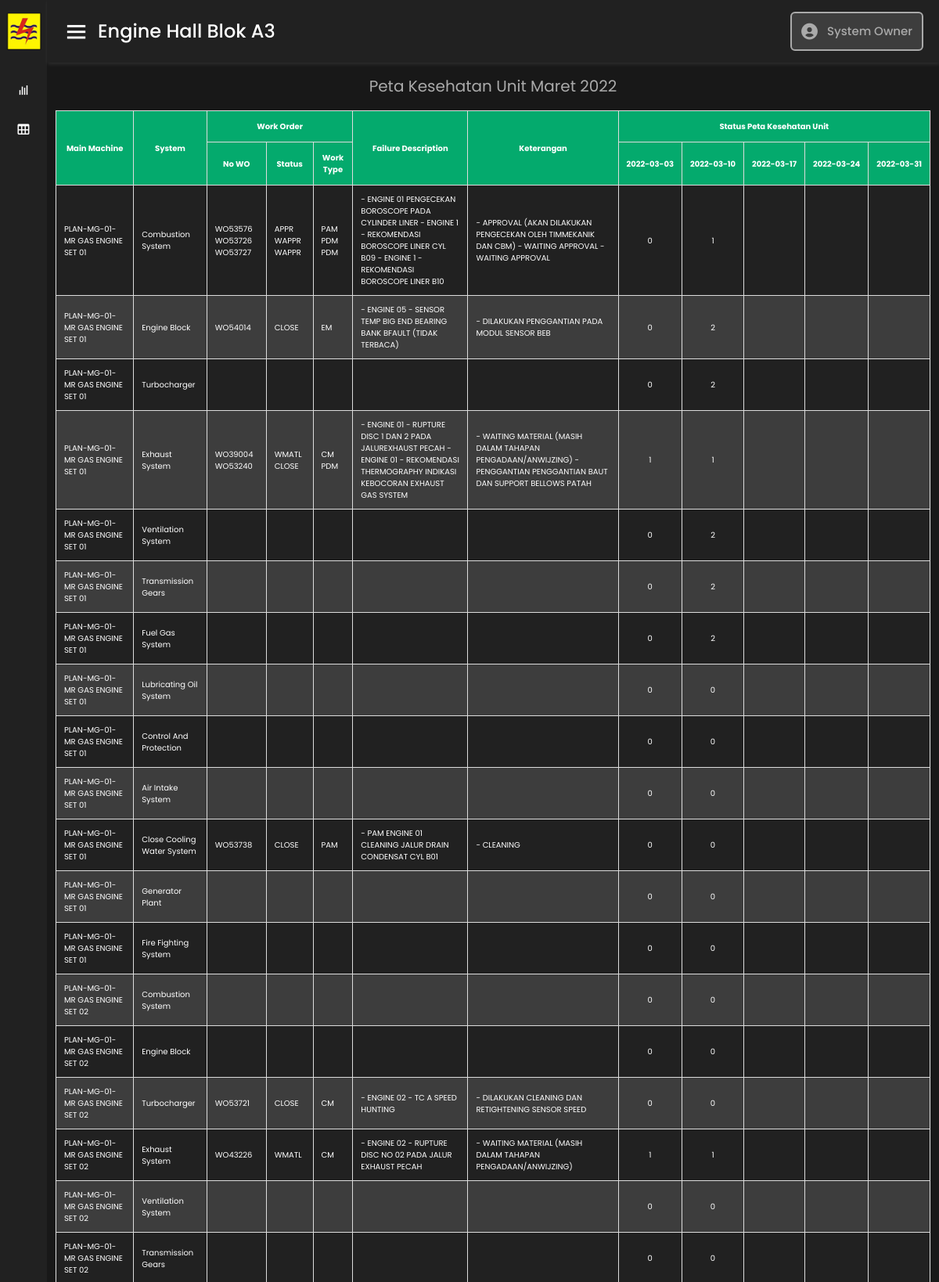
The page /pages/a3.php (upper part) on the database its author committed.
### tables this page shows
CREATE TABLE `jadwal` (
  `kode_jadwal` varchar(15) NOT NULL,
  `jadwal_1` date DEFAULT NULL,
  `jadwal_2` date DEFAULT NULL,
  `jadwal_3` date DEFAULT NULL,
  `jadwal_4` date DEFAULT NULL,
  `jadwal_5` date DEFAULT NULL
);

CREATE TABLE `a3` (
  `kode_unit` varchar(2) NOT NULL,
  `main_machine` varchar(32) NOT NULL,
  `system` varchar(26) NOT NULL,
  `no_wo` text DEFAULT NULL,
  `status` text DEFAULT NULL,
  `work_type` text DEFAULT NULL,
  `failure_description` text DEFAULT NULL,
  `keterangan` text DEFAULT NULL,
  `jadwal` varchar(15) NOT NULL,
  `kondisi_1` varchar(1) DEFAULT NULL,
  `kondisi_2` varchar(1) DEFAULT NULL,
  `kondisi_3` varchar(1) DEFAULT NULL,
  `kondisi_4` varchar(1) DEFAULT NULL,
  `kondisi_5` varchar(1) DEFAULT NULL
);

### pages/a3.php (the view, shortened to what this page needs)
<?php
include('../config/connect.php');
?>
<!DOCTYPE html>
<html lang="en">
<head>
    <link rel="stylesheet" href="../css/style.css">
    <link href='https://unpkg.com/boxicons@2.0.7/css/boxicons.min.css' rel='stylesheet'>
    <link href="https://cdn.jsdelivr.net/npm/bootstrap@5.1.3/dist/css/bootstrap.min.css" rel="stylesheet">
</head>
<body style="background: #181818;">
<div class="sidebar">
    <div class="logo-details">
        <i><img src="../material/icon.PNG" alt=""></i>
      <span class="logo_name"><img src="../material/logo.PNG" alt=""><br>UBJOM PLTMG ARUN</span>
    </div>
      <ul class="nav-links">
        <li>
          <a  href="/pku" class="active">
          <i class='bx bx-bar-chart'></i>
            <span class="links_name">Monitoring</span>
          </a>
        </li>
        <li>
          <a  href="#" class="active" data-bs-toggle="collapse" data-bs-target="#navbarToggleExternalContent" aria-controls="navbarToggleExternalContent" aria-expanded="false" aria-label="Toggle navigation">
          <i class='bx bx-table'></i>
            <span class="links_name">Engine Hall</span>
          </a>
        </li>
      </ul>
  </div>
  <section class="home-section">
    <nav>
      <div class="sidebar-button">
        <i class='bx bx-menu sidebarBtn'></i>
        <span class="dashboard">Engine Hall Blok A3</span>
      </div>
      <div class="profile-details">
      <i class='bx bxs-user-circle' ></i>
        <span class="admin_name">System Owner</span>
      </div>
    </nav>
      <div class="home-content">
        <div class="overview-boxes">
          <div class="judul">
        <?php
        $grafik  = mysqli_query($connect, "SELECT kode_jadwal from jadwal,a3 where a3.jadwal=jadwal.kode_jadwal group by jadwal");
        while ($p = mysqli_fetch_array($grafik)) {
          ?>
          <span>Peta Kesehatan Unit <?php echo $p['kode_jadwal']?></span>
          <?php } ?>
        </div>
        </div>
        <div class="overview-boxes" >
          <table id="customers" >
          <tr style="background-color: #04AA6D;">
    <th rowspan="2">Main Machine</th>
    <th rowspan="2">System</th>
    <th colspan="3">Work Order</th>
    <th rowspan="2">Failure Description</th>
    <th rowspan="2">Keterangan</th>
    <th colspan="5">Status Peta Kesehatan Unit</th>
  </tr>
  <tr style="background-color: #04AA6D;">
    <th>No WO</th>
    <th>Status</th>
    <th>Work Type</th>
    <?php
              $grafik  = mysqli_query($connect, "SELECT jadwal_1,jadwal_2,jadwal_3,jadwal_4,jadwal_5 FROM jadwal,a3 where a3.jadwal=jadwal.kode_jadwal group by jadwal");
              while ($p = mysqli_fetch_array($grafik)) {
        ?>
    <th style="white-space: nowrap;"><?php echo $p['jadwal_1']?></th>
    <th style="white-space: nowrap;"><?php echo $p['jadwal_2']?></th>
    <th style="white-space: nowrap;"><?php echo $p['jadwal_3']?></th>
    <th style="white-space: nowrap;"><?php echo $p['jadwal_4']?></th>
    <th style="white-space: nowrap;"><?php echo $p['jadwal_5']?></th>
    <?php } ?>
  </tr>
  <?php
               $grafik  = mysqli_query($connect, "SELECT * from a3");
               while ($p = mysqli_fetch_array($grafik)) {
  ?>
  <tr>
    <td><?php echo $p['main_machine']?></td>
    <td><?php echo $p['system']?></td>
    <td><?php echo $p['no_wo']?></td>
    <td><?php echo $p['status']?></td>
    <td><?php echo $p['work_type']?></td>
    <td><?php echo $p['failure_description']?></td>
    <td><?php echo $p['keterangan']?></td>
    <td style="text-align: center;"><?php echo $p['kondisi_1']?></td>
    <td style="text-align: center;"><?php echo $p['kondisi_2']?></td>
    <td style="text-align: center;"><?php echo $p['kondisi_3']?></td>
    <td style="text-align: center;"><?php echo $p['kondisi_4']?></td>
    <td style="text-align: center;"><?php echo $p['kondisi_5']?></td>
  </tr>
  <?php } ?>
          </table>
        </div>
      </div>
  </section>
</body>
</html>

### css/style.css (style rules this page uses)
* { margin: 0; padding: 0; box-sizing: border-box; font-family: 'Poppins', sans-serif; }
.sidebar { position: fixed; height: 100%; width: 240px; background: #212121; transition: all 0.5s ease; }
.sidebar .logo-details { height: 80px; display: flex; align-items: center; }
.sidebar .logo-details i { font-size: 28px; font-weight: 500; min-width: 60px; text-align: center; }
.sidebar .logo-details i img { height: 48px; width: 45px; }
.sidebar .logo-details .logo_name { font-size: 10px; font-weight: 400; color:#ffffff; }
.sidebar .nav-links { margin-top: 10px; padding-left: 0rem; }
.sidebar .nav-links li { position: relative; list-style: none; height: 50px; }
.sidebar .nav-links li a { height: 100%; width: 100%; display: flex; align-items: center; text-decoration: none; transition: all 0.4s ease; color:#ffffff; }
.sidebar .nav-links li i { min-width: 60px; text-align: center; font-size: 18px; }
.sidebar .nav-links li a .links_name { font-size: 15px; font-weight: 400; white-space: nowrap; }
.home-section { position: relative; min-height: 100vh; width: calc(100% - 240px); left: 240px; background: #181818; transition: all 0.5s ease; color:#ffffff; }
.home-section nav { display: flex; justify-content: space-between; height: 80px; background: #212121; align-items: center; position: fixed; width: calc(100% - 240px); left: 240px; z-index: 100; padding: 0 20px; box-shadow: 1px 2px 5px rgba(255, 255, 255, 0.1); transition: all 0.5s ease; }
.home-section nav .sidebar-button { display: flex; align-items: center; font-size: 24px; font-weight: 500; white-space: nowrap; }
nav .sidebar-button i { font-size: 35px; margin-right: 10px; }
.home-section nav .profile-details { display: flex; align-items: center; background: #3d3d3d; border: 2px solid #aaaaaa; border-radius: 6px; height: 50px; min-width: 170px; padding-left: 10px; }
nav .profile-details .admin_name { font-size: 15px; font-weight: 500; color: #aaaaaa; margin: 0 10px; white-space: nowrap; }
nav .profile-details i { font-size: 25px; color: #aaaaaa; }
.home-section .home-content { position: relative; padding-top: 90px; }
.home-content .overview-boxes { display: flex; align-items: center; flex-wrap: wrap; padding: 5px 10px 10px 10px; }
.overview-boxes #customers { display: flex; align-items: center; justify-content: center; width: 100%; font-size: 10px; padding: 1px 1px 1px 1px; border-collapse: collapse; border-spacing: 0; }
#customers { font-family: Arial, Helvetica, sans-serif; border-collapse: collapse; width: 100%; background-color: #212121; color:white; }
#customers td, #customers th { border: 1px solid #ddd; padding: 10px; }
#customers tr:nth-child(even) { background-color: #3d3d3d; }
#customers th { padding-top: 12px; padding-bottom: 12px; text-align: center; }
.overview-boxes .judul { display: flex; align-items: center; justify-content: center; width: 100%; color:#aaaaaa; font-size: 20px; }
@media (max-width: 1240px) { .sidebar { width: 60px; } }
@media (max-width: 1240px) { .home-section { width: calc(100% - 60px); left: 60px; } }
@media (max-width: 1240px) { .home-section nav { width: calc(100% - 60px); left: 60px; } }

### rows shown on the page
jadwal: kode_jadwal "Maret 2022"
a3: main_machine "PLAN-MG-01-MR GAS ENGINE SET 01", system "Combustion System", no_wo "WO53576 WO53726 WO53727", status "APPR WAPPR WAPPR", work_type "PAM PDM PDM", failure_description "- ENGINE 01 PENGECEKAN BOROSCOPE PADA CYLINDER LINER - ENGINE 1 - REKOMENDASI BOROSCOPE LINER CYL B09 - ENGINE 1 - REKOMENDASI BOROSCOPE LINER B10", keterangan "- APPROVAL (AKAN DILAKUKAN PENGECEKAN OLEH TIMMEKANIK DAN CBM) - WAITING APPROVAL - WAITING APPROVAL", kondisi_1 "0", kondisi_2 "1"
a3: main_machine "PLAN-MG-01-MR GAS ENGINE SET 01", system "Engine Block", no_wo "WO54014", status "CLOSE", work_type "EM", failure_description "- ENGINE 05 - SENSOR TEMP BIG END BEARING BANK BFAULT (TIDAK TERBACA)", keterangan "- DILAKUKAN PENGGANTIAN PADA MODUL SENSOR BEB", kondisi_1 "0", kondisi_2 "2"
a3: main_machine "PLAN-MG-01-MR GAS ENGINE SET 01", system "Turbocharger", kondisi_1 "0", kondisi_2 "2"
a3: main_machine "PLAN-MG-01-MR GAS ENGINE SET 01", system "Exhaust System", no_wo "WO39004 WO53240", status "WMATL CLOSE", work_type "CM PDM", failure_description "- ENGINE 01 - RUPTURE DISC 1 DAN 2 PADA JALUREXHAUST PECAH - ENGINE 01 - REKOMENDASI THERMOGRAPHY INDIKASI KEBOCORAN EXHAUST GAS SYSTEM", keterangan "- WAITING MATERIAL (MASIH DALAM TAHAPAN PENGADAAN/ANWIJZING) - PENGGANTIAN PENGGANTIAN BAUT DAN SUPPORT BELLOWS PATAH", kondisi_1 "1", kondisi_2 "1"
a3: main_machine "PLAN-MG-01-MR GAS ENGINE SET 01", system "Ventilation System", kondisi_1 "0", kondisi_2 "2"
a3: main_machine "PLAN-MG-01-MR GAS ENGINE SET 01", system "Transmission Gears", kondisi_1 "0", kondisi_2 "2"
a3: main_machine "PLAN-MG-01-MR GAS ENGINE SET 01", system "Fuel Gas System", kondisi_1 "0", kondisi_2 "2"
a3: main_machine "PLAN-MG-01-MR GAS ENGINE SET 01", system "Lubricating Oil System", kondisi_1 "0", kondisi_2 "0"
a3: main_machine "PLAN-MG-01-MR GAS ENGINE SET 01", system "Control And Protection", kondisi_1 "0", kondisi_2 "0"
a3: main_machine "PLAN-MG-01-MR GAS ENGINE SET 01", system "Air Intake System", kondisi_1 "0", kondisi_2 "0"
a3: main_machine "PLAN-MG-01-MR GAS ENGINE SET 01", system "Close Cooling Water System", no_wo "WO53738", status "CLOSE", work_type "PAM", failure_description "- PAM ENGINE 01 CLEANING JALUR DRAIN CONDENSAT CYL B01", keterangan "- CLEANING", kondisi_1 "0", kondisi_2 "0"
a3: main_machine "PLAN-MG-01-MR GAS ENGINE SET 01", system "Generator Plant", kondisi_1 "0", kondisi_2 "0"
a3: main_machine "PLAN-MG-01-MR GAS ENGINE SET 01", system "Fire Fighting System", kondisi_1 "0", kondisi_2 "0"
a3: main_machine "PLAN-MG-01-MR GAS ENGINE SET 02", system "Combustion System", kondisi_1 "0", kondisi_2 "0"
a3: main_machine "PLAN-MG-01-MR GAS ENGINE SET 02", system "Engine Block", kondisi_1 "0", kondisi_2 "0"
a3: main_machine "PLAN-MG-01-MR GAS ENGINE SET 02", system "Turbocharger", no_wo "WO53721", status "CLOSE", work_type "CM", failure_description "- ENGINE 02 - TC A SPEED HUNTING", keterangan "- DILAKUKAN CLEANING DAN RETIGHTENING SENSOR SPEED", kondisi_1 "0", kondisi_2 "0"
a3: main_machine "PLAN-MG-01-MR GAS ENGINE SET 02", system "Exhaust System", no_wo "WO43226", status "WMATL", work_type "CM", failure_description "- ENGINE 02 - RUPTURE DISC NO 02 PADA JALUR EXHAUST PECAH", keterangan "- WAITING MATERIAL (MASIH DALAM TAHAPAN PENGADAAN/ANWIJZING)", kondisi_1 "1", kondisi_2 "1"
a3: main_machine "PLAN-MG-01-MR GAS ENGINE SET 02", system "Ventilation System", kondisi_1 "0", kondisi_2 "0"
a3: main_machine "PLAN-MG-01-MR GAS ENGINE SET 02", system "Transmission Gears", kondisi_1 "0", kondisi_2 "0"

### other values the page prints
$p['jadwal_1'] "2022-03-03"
$p['jadwal_2'] "2022-03-10"
$p['jadwal_3'] "2022-03-17"
$p['jadwal_4'] "2022-03-24"
$p['jadwal_5'] "2022-03-31"
